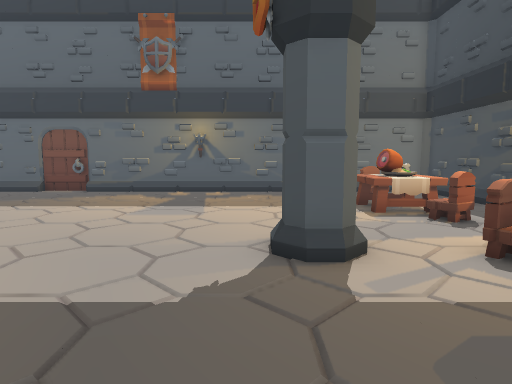
[1] (above)

17 first-person views from a walk through a 3-D level made in the Godot game engine. The camera is 1.5 m above the floor, tilts 6° down and sees 75° across. The floor is counted in squares, 1 m on a side. Each view is taken from the middle of a square. On the plan, view 1 faces up. The plan holds only what a view shows up to about 15 squares ahead; the rest is blank. The place goes on beyond the plan. Some surface patterns are stand-ins.

[2]
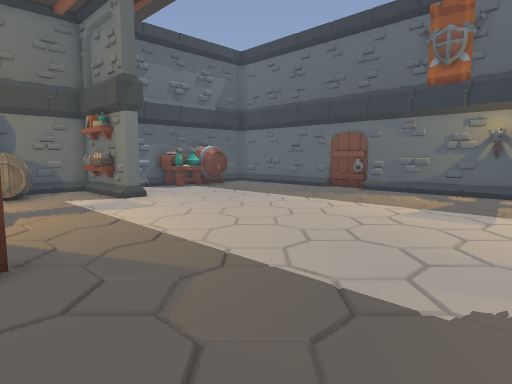

[3]
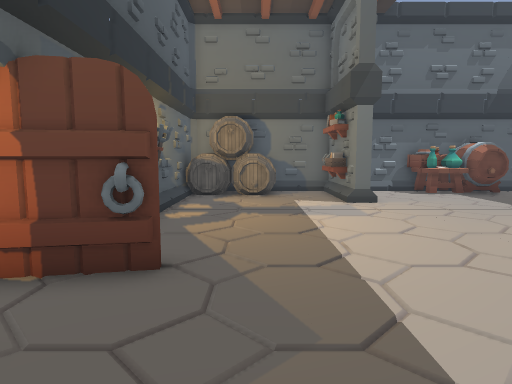

[4]
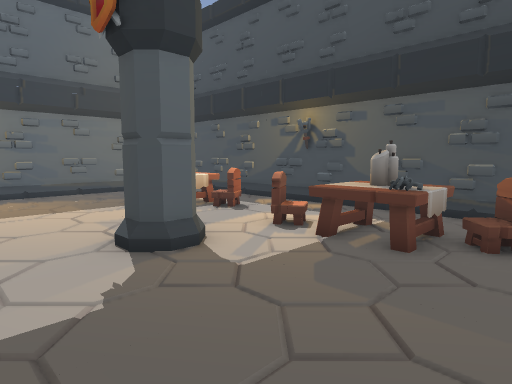

[5]
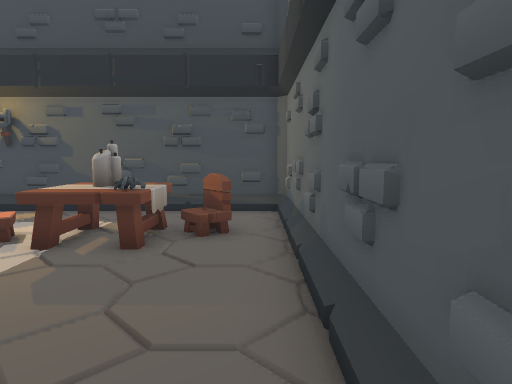

[6]
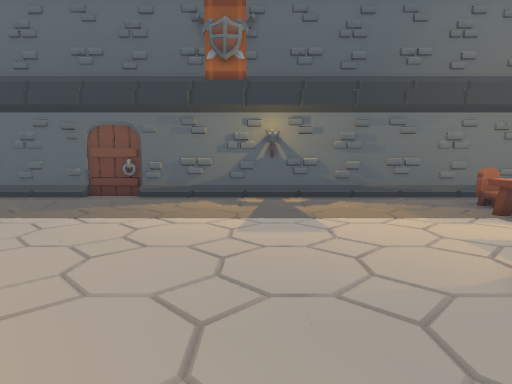

[7]
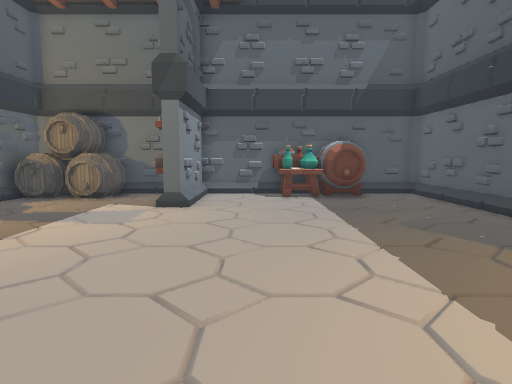

[8]
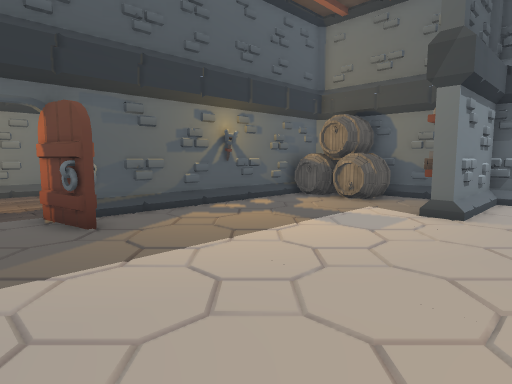

[9]
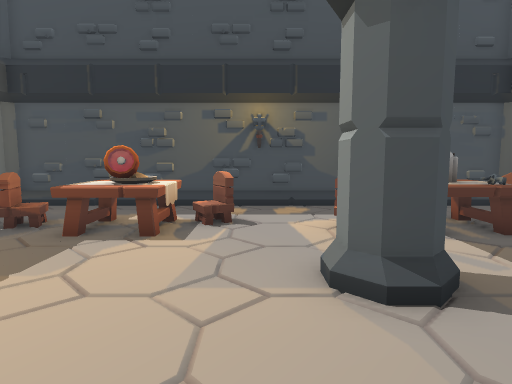

[10]
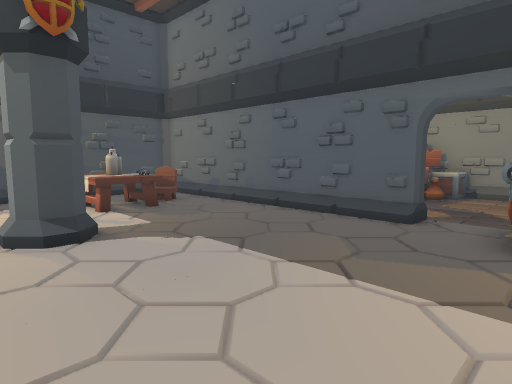

[11]
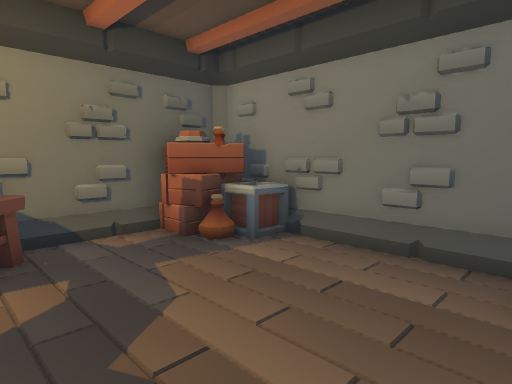

[12]
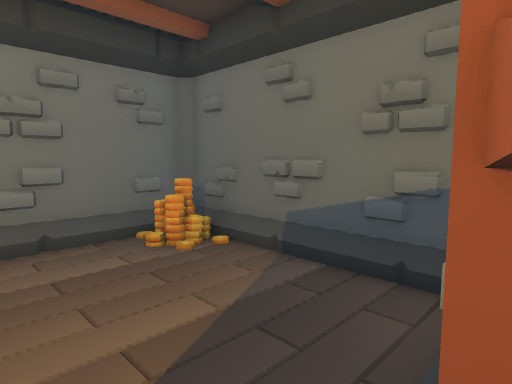

[13]
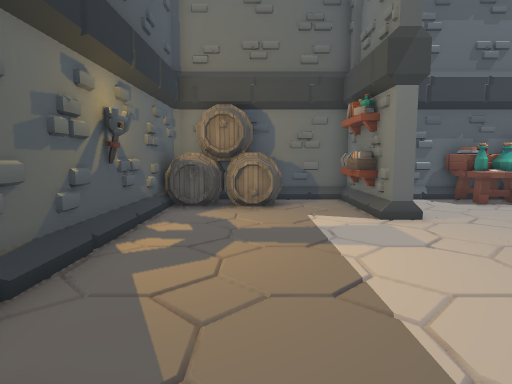

[14]
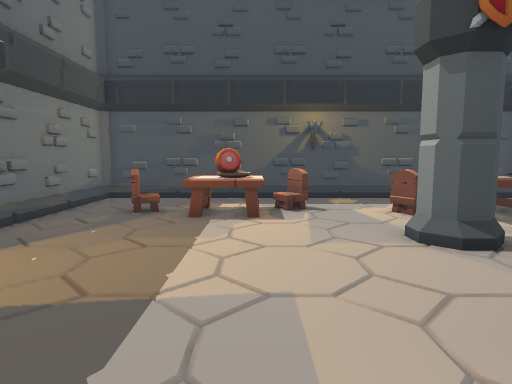

[15]
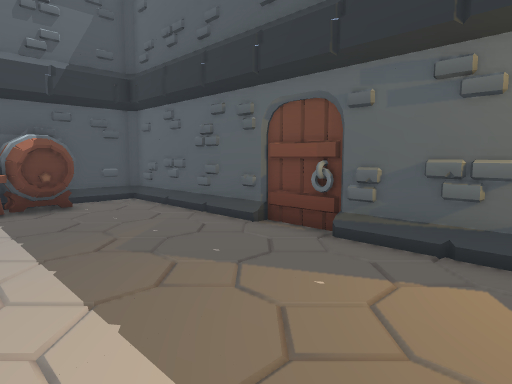

[16]
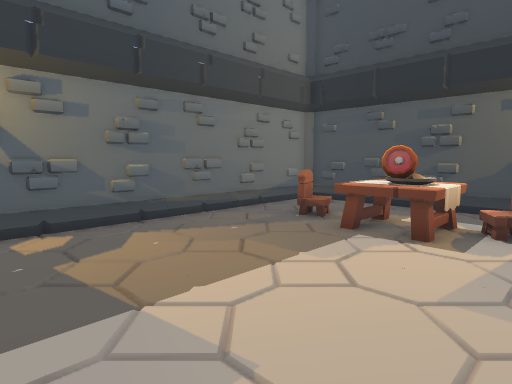

[17]
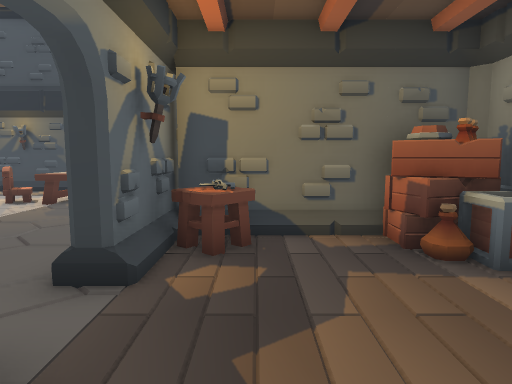

### Floor plan
Key: @ floor where view 1 was taken; # wall or solid block; . floor; / step, stairs or slope; ^ raised ledge; C chair; T table; P pillar; B barrel; A candle; R crate; I coin; O other object.
Columns run from 16 left of view 1 to 8 right of it. Each row starts with its distance up from view 1.
 15 #########################
 14 #................##..../#
 13 #....................../#
 12 ###.................C../#
 11 ###.................TT./#
 10 ##.................TTT./#
  9 ##.................TTT./#
  8 #....................C./#
  7 #.......................#
  6 ##///............P...../#
  5 #####............#..C../#
  4 #...................^^./#
  3 #B.................^A^./#
  2 #BB................^O^./#
  1 #BB..................C./#
  0 #BB........#....@....../#
 -1 ############.############
 -2         #.....TT#
 -3         #.....T.#
 -4         #.......#
 -5         #.......#
 -6         #I....RR#
 -7         ##///#R##
 -8          #####

Positions as (right, up) in squares from view 1, and headings:
1: (0, 0), facing up
2: (0, 0), facing up-left
3: (-1, 2), facing left
4: (-2, 0), facing up-right
5: (-2, 0), facing right
6: (-3, 2), facing up
7: (-2, 8), facing left
8: (-3, 8), facing down-left
9: (-3, 7), facing right
10: (-6, 7), facing down-right
11: (-7, -2), facing down-right
12: (-4, -1), facing down-left
13: (-4, 2), facing left
14: (-5, 9), facing right
15: (-4, 9), facing up-left
16: (-3, 7), facing up-right
17: (-7, -3), facing right
